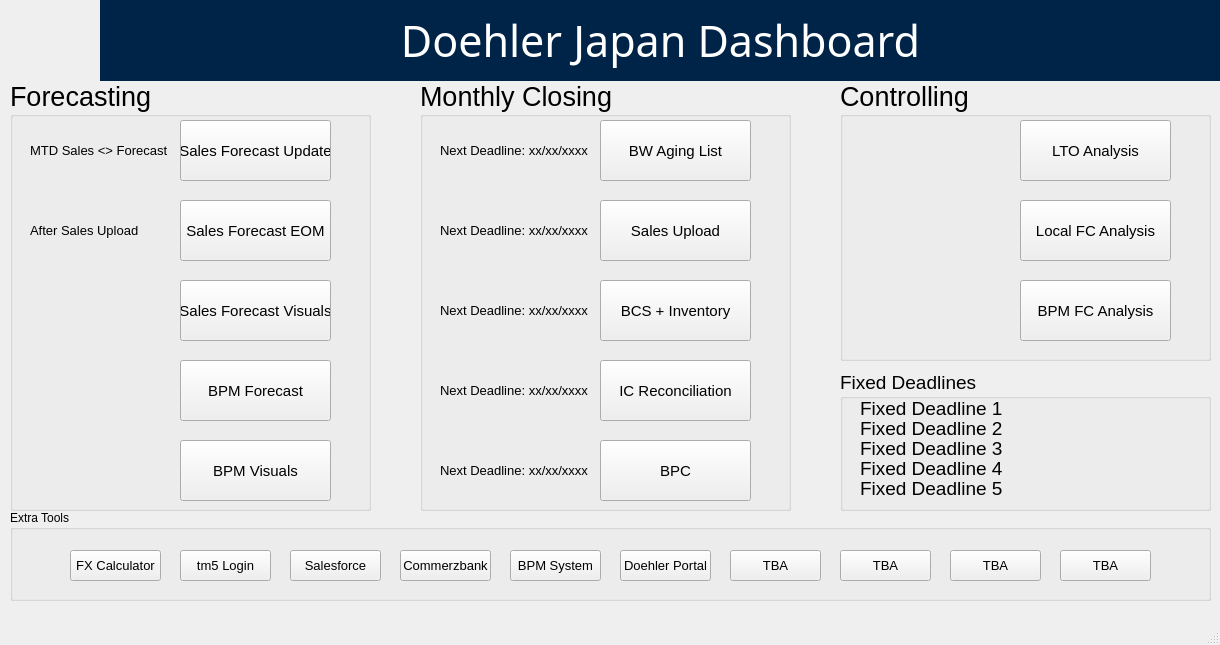
<?xml version="1.0" encoding="UTF-8"?>
<ui version="4.0">
 <class>Doehler_title</class>
 <widget class="QMainWindow" name="Doehler_title">
  <property name="enabled">
   <bool>true</bool>
  </property>
  <property name="geometry">
   <rect>
    <x>0</x>
    <y>0</y>
    <width>1220</width>
    <height>645</height>
   </rect>
  </property>
  <property name="minimumSize">
   <size>
    <width>1220</width>
    <height>645</height>
   </size>
  </property>
  <property name="maximumSize">
   <size>
    <width>1220</width>
    <height>645</height>
   </size>
  </property>
  <property name="windowTitle">
   <string>MainWindow</string>
  </property>
  <property name="autoFillBackground">
   <bool>false</bool>
  </property>
  <widget class="QWidget" name="centralwidget">
   <property name="enabled">
    <bool>true</bool>
   </property>
   <widget class="QLabel" name="app_title">
    <property name="geometry">
     <rect>
      <x>100</x>
      <y>0</y>
      <width>1121</width>
      <height>81</height>
     </rect>
    </property>
    <property name="maximumSize">
     <size>
      <width>16777215</width>
      <height>16777215</height>
     </size>
    </property>
    <property name="font">
     <font>
      <family>MS Reference Sans Serif</family>
      <pointsize>32</pointsize>
      <weight>50</weight>
      <bold>false</bold>
      <kerning>true</kerning>
     </font>
    </property>
    <property name="styleSheet">
     <string notr="true">background-color: rgb(0, 35, 72);
color: rgb(255, 255, 255);</string>
    </property>
    <property name="frameShape">
     <enum>QFrame::NoFrame</enum>
    </property>
    <property name="frameShadow">
     <enum>QFrame::Plain</enum>
    </property>
    <property name="midLineWidth">
     <number>0</number>
    </property>
    <property name="text">
     <string>Doehler Japan Dashboard</string>
    </property>
    <property name="textFormat">
     <enum>Qt::PlainText</enum>
    </property>
    <property name="alignment">
     <set>Qt::AlignCenter</set>
    </property>
    <property name="wordWrap">
     <bool>false</bool>
    </property>
   </widget>
   <widget class="QLabel" name="label">
    <property name="geometry">
     <rect>
      <x>0</x>
      <y>0</y>
      <width>101</width>
      <height>81</height>
     </rect>
    </property>
    <property name="text">
     <string/>
    </property>
    <property name="pixmap">
     <pixmap>../../.designer/backup/Images/DoehlerLogo.png</pixmap>
    </property>
    <property name="scaledContents">
     <bool>true</bool>
    </property>
   </widget>
   <widget class="QGroupBox" name="forecasting_box">
    <property name="geometry">
     <rect>
      <x>10</x>
      <y>80</y>
      <width>361</width>
      <height>431</height>
     </rect>
    </property>
    <property name="font">
     <font>
      <pointsize>20</pointsize>
     </font>
    </property>
    <property name="title">
     <string>Forecasting</string>
    </property>
    <widget class="QPushButton" name="sforecast_button">
     <property name="geometry">
      <rect>
       <x>170</x>
       <y>40</y>
       <width>151</width>
       <height>61</height>
      </rect>
     </property>
     <property name="font">
      <font>
       <pointsize>11</pointsize>
       <weight>50</weight>
       <bold>false</bold>
      </font>
     </property>
     <property name="text">
      <string>Sales Forecast Update</string>
     </property>
    </widget>
    <widget class="QPushButton" name="sforecast_eom_button">
     <property name="geometry">
      <rect>
       <x>170</x>
       <y>120</y>
       <width>151</width>
       <height>61</height>
      </rect>
     </property>
     <property name="font">
      <font>
       <pointsize>11</pointsize>
      </font>
     </property>
     <property name="text">
      <string>Sales Forecast EOM</string>
     </property>
    </widget>
    <widget class="QPushButton" name="sforecast_visuals_button">
     <property name="geometry">
      <rect>
       <x>170</x>
       <y>200</y>
       <width>151</width>
       <height>61</height>
      </rect>
     </property>
     <property name="font">
      <font>
       <pointsize>11</pointsize>
      </font>
     </property>
     <property name="text">
      <string>Sales Forecast Visuals</string>
     </property>
    </widget>
    <widget class="QPushButton" name="bpm_forecast_button">
     <property name="geometry">
      <rect>
       <x>170</x>
       <y>280</y>
       <width>151</width>
       <height>61</height>
      </rect>
     </property>
     <property name="font">
      <font>
       <pointsize>11</pointsize>
      </font>
     </property>
     <property name="text">
      <string>BPM Forecast</string>
     </property>
    </widget>
    <widget class="QPushButton" name="bpm_visuals_button">
     <property name="geometry">
      <rect>
       <x>170</x>
       <y>360</y>
       <width>151</width>
       <height>61</height>
      </rect>
     </property>
     <property name="font">
      <font>
       <pointsize>11</pointsize>
      </font>
     </property>
     <property name="text">
      <string>BPM Visuals</string>
     </property>
    </widget>
    <widget class="QLabel" name="forecast1_label">
     <property name="enabled">
      <bool>true</bool>
     </property>
     <property name="geometry">
      <rect>
       <x>20</x>
       <y>60</y>
       <width>141</width>
       <height>21</height>
      </rect>
     </property>
     <property name="sizePolicy">
      <sizepolicy hsizetype="Fixed" vsizetype="Fixed">
       <horstretch>0</horstretch>
       <verstretch>0</verstretch>
      </sizepolicy>
     </property>
     <property name="font">
      <font>
       <pointsize>10</pointsize>
      </font>
     </property>
     <property name="text">
      <string>MTD Sales &lt;&gt; Forecast</string>
     </property>
    </widget>
    <widget class="QLabel" name="forecast2_label">
     <property name="geometry">
      <rect>
       <x>20</x>
       <y>140</y>
       <width>151</width>
       <height>21</height>
      </rect>
     </property>
     <property name="font">
      <font>
       <pointsize>10</pointsize>
      </font>
     </property>
     <property name="text">
      <string>After Sales Upload</string>
     </property>
    </widget>
   </widget>
   <widget class="QGroupBox" name="monthly_box">
    <property name="geometry">
     <rect>
      <x>420</x>
      <y>80</y>
      <width>371</width>
      <height>431</height>
     </rect>
    </property>
    <property name="font">
     <font>
      <pointsize>20</pointsize>
      <weight>50</weight>
      <bold>false</bold>
     </font>
    </property>
    <property name="title">
     <string>Monthly Closing</string>
    </property>
    <widget class="QPushButton" name="bwaging_button">
     <property name="geometry">
      <rect>
       <x>180</x>
       <y>40</y>
       <width>151</width>
       <height>61</height>
      </rect>
     </property>
     <property name="font">
      <font>
       <pointsize>11</pointsize>
       <weight>50</weight>
       <bold>false</bold>
      </font>
     </property>
     <property name="text">
      <string>BW Aging List</string>
     </property>
    </widget>
    <widget class="QPushButton" name="salesupload_button">
     <property name="geometry">
      <rect>
       <x>180</x>
       <y>120</y>
       <width>151</width>
       <height>61</height>
      </rect>
     </property>
     <property name="font">
      <font>
       <pointsize>11</pointsize>
       <weight>50</weight>
       <bold>false</bold>
      </font>
     </property>
     <property name="text">
      <string>Sales Upload</string>
     </property>
    </widget>
    <widget class="QPushButton" name="bcs_button">
     <property name="geometry">
      <rect>
       <x>180</x>
       <y>200</y>
       <width>151</width>
       <height>61</height>
      </rect>
     </property>
     <property name="font">
      <font>
       <pointsize>11</pointsize>
       <weight>50</weight>
       <bold>false</bold>
      </font>
     </property>
     <property name="text">
      <string>BCS + Inventory</string>
     </property>
    </widget>
    <widget class="QPushButton" name="ic_button">
     <property name="geometry">
      <rect>
       <x>180</x>
       <y>280</y>
       <width>151</width>
       <height>61</height>
      </rect>
     </property>
     <property name="font">
      <font>
       <pointsize>11</pointsize>
       <weight>50</weight>
       <bold>false</bold>
      </font>
     </property>
     <property name="text">
      <string>IC Reconciliation</string>
     </property>
    </widget>
    <widget class="QPushButton" name="bpc_button">
     <property name="geometry">
      <rect>
       <x>180</x>
       <y>360</y>
       <width>151</width>
       <height>61</height>
      </rect>
     </property>
     <property name="font">
      <font>
       <pointsize>11</pointsize>
       <weight>50</weight>
       <bold>false</bold>
      </font>
     </property>
     <property name="text">
      <string>BPC</string>
     </property>
    </widget>
    <widget class="QLabel" name="monthly1_label">
     <property name="geometry">
      <rect>
       <x>20</x>
       <y>60</y>
       <width>151</width>
       <height>21</height>
      </rect>
     </property>
     <property name="font">
      <font>
       <pointsize>10</pointsize>
      </font>
     </property>
     <property name="text">
      <string>Next Deadline: xx/xx/xxxx</string>
     </property>
    </widget>
    <widget class="QLabel" name="monthly2_label">
     <property name="geometry">
      <rect>
       <x>20</x>
       <y>140</y>
       <width>151</width>
       <height>21</height>
      </rect>
     </property>
     <property name="font">
      <font>
       <pointsize>10</pointsize>
      </font>
     </property>
     <property name="text">
      <string>Next Deadline: xx/xx/xxxx</string>
     </property>
    </widget>
    <widget class="QLabel" name="monthly4_label">
     <property name="geometry">
      <rect>
       <x>20</x>
       <y>300</y>
       <width>151</width>
       <height>21</height>
      </rect>
     </property>
     <property name="font">
      <font>
       <pointsize>10</pointsize>
      </font>
     </property>
     <property name="text">
      <string>Next Deadline: xx/xx/xxxx</string>
     </property>
    </widget>
    <widget class="QLabel" name="monthly3_label">
     <property name="geometry">
      <rect>
       <x>20</x>
       <y>220</y>
       <width>151</width>
       <height>21</height>
      </rect>
     </property>
     <property name="font">
      <font>
       <pointsize>10</pointsize>
      </font>
     </property>
     <property name="text">
      <string>Next Deadline: xx/xx/xxxx</string>
     </property>
    </widget>
    <widget class="QLabel" name="monthly5_label">
     <property name="geometry">
      <rect>
       <x>20</x>
       <y>380</y>
       <width>151</width>
       <height>21</height>
      </rect>
     </property>
     <property name="font">
      <font>
       <pointsize>10</pointsize>
      </font>
     </property>
     <property name="text">
      <string>Next Deadline: xx/xx/xxxx</string>
     </property>
    </widget>
   </widget>
   <widget class="QGroupBox" name="groupBox_3">
    <property name="geometry">
     <rect>
      <x>10</x>
      <y>510</y>
      <width>1201</width>
      <height>91</height>
     </rect>
    </property>
    <property name="title">
     <string>Extra Tools</string>
    </property>
    <widget class="QPushButton" name="pushButton">
     <property name="geometry">
      <rect>
       <x>60</x>
       <y>40</y>
       <width>91</width>
       <height>31</height>
      </rect>
     </property>
     <property name="font">
      <font>
       <pointsize>10</pointsize>
      </font>
     </property>
     <property name="text">
      <string>FX Calculator</string>
     </property>
    </widget>
    <widget class="QPushButton" name="pushButton_5">
     <property name="geometry">
      <rect>
       <x>170</x>
       <y>40</y>
       <width>91</width>
       <height>31</height>
      </rect>
     </property>
     <property name="font">
      <font>
       <pointsize>10</pointsize>
      </font>
     </property>
     <property name="text">
      <string>tm5 Login</string>
     </property>
    </widget>
    <widget class="QPushButton" name="pushButton_6">
     <property name="geometry">
      <rect>
       <x>280</x>
       <y>40</y>
       <width>91</width>
       <height>31</height>
      </rect>
     </property>
     <property name="font">
      <font>
       <pointsize>10</pointsize>
      </font>
     </property>
     <property name="text">
      <string>Salesforce</string>
     </property>
    </widget>
    <widget class="QPushButton" name="pushButton_7">
     <property name="geometry">
      <rect>
       <x>390</x>
       <y>40</y>
       <width>91</width>
       <height>31</height>
      </rect>
     </property>
     <property name="font">
      <font>
       <pointsize>10</pointsize>
      </font>
     </property>
     <property name="text">
      <string>Commerzbank</string>
     </property>
    </widget>
    <widget class="QPushButton" name="pushButton_8">
     <property name="geometry">
      <rect>
       <x>500</x>
       <y>40</y>
       <width>91</width>
       <height>31</height>
      </rect>
     </property>
     <property name="font">
      <font>
       <pointsize>10</pointsize>
      </font>
     </property>
     <property name="text">
      <string>BPM System</string>
     </property>
    </widget>
    <widget class="QPushButton" name="pushButton_9">
     <property name="geometry">
      <rect>
       <x>610</x>
       <y>40</y>
       <width>91</width>
       <height>31</height>
      </rect>
     </property>
     <property name="font">
      <font>
       <pointsize>10</pointsize>
      </font>
     </property>
     <property name="text">
      <string>Doehler Portal</string>
     </property>
    </widget>
    <widget class="QPushButton" name="pushButton_10">
     <property name="geometry">
      <rect>
       <x>720</x>
       <y>40</y>
       <width>91</width>
       <height>31</height>
      </rect>
     </property>
     <property name="font">
      <font>
       <pointsize>10</pointsize>
      </font>
     </property>
     <property name="text">
      <string>TBA</string>
     </property>
    </widget>
    <widget class="QPushButton" name="pushButton_11">
     <property name="geometry">
      <rect>
       <x>830</x>
       <y>40</y>
       <width>91</width>
       <height>31</height>
      </rect>
     </property>
     <property name="font">
      <font>
       <pointsize>10</pointsize>
      </font>
     </property>
     <property name="text">
      <string>TBA</string>
     </property>
    </widget>
    <widget class="QPushButton" name="pushButton_12">
     <property name="geometry">
      <rect>
       <x>940</x>
       <y>40</y>
       <width>91</width>
       <height>31</height>
      </rect>
     </property>
     <property name="font">
      <font>
       <pointsize>10</pointsize>
      </font>
     </property>
     <property name="text">
      <string>TBA</string>
     </property>
    </widget>
    <widget class="QPushButton" name="pushButton_13">
     <property name="geometry">
      <rect>
       <x>1050</x>
       <y>40</y>
       <width>91</width>
       <height>31</height>
      </rect>
     </property>
     <property name="font">
      <font>
       <pointsize>10</pointsize>
      </font>
     </property>
     <property name="text">
      <string>TBA</string>
     </property>
    </widget>
   </widget>
   <widget class="QGroupBox" name="controlling_box">
    <property name="geometry">
     <rect>
      <x>840</x>
      <y>80</y>
      <width>371</width>
      <height>281</height>
     </rect>
    </property>
    <property name="font">
     <font>
      <pointsize>20</pointsize>
      <weight>50</weight>
      <bold>false</bold>
     </font>
    </property>
    <property name="title">
     <string>Controlling</string>
    </property>
    <widget class="QPushButton" name="lto_button">
     <property name="geometry">
      <rect>
       <x>180</x>
       <y>40</y>
       <width>151</width>
       <height>61</height>
      </rect>
     </property>
     <property name="font">
      <font>
       <pointsize>11</pointsize>
       <weight>50</weight>
       <bold>false</bold>
      </font>
     </property>
     <property name="text">
      <string>LTO Analysis</string>
     </property>
    </widget>
    <widget class="QPushButton" name="legal_button">
     <property name="geometry">
      <rect>
       <x>180</x>
       <y>120</y>
       <width>151</width>
       <height>61</height>
      </rect>
     </property>
     <property name="font">
      <font>
       <pointsize>11</pointsize>
       <weight>50</weight>
       <bold>false</bold>
      </font>
     </property>
     <property name="text">
      <string>Local FC Analysis</string>
     </property>
    </widget>
    <widget class="QPushButton" name="bpm_analysis_button">
     <property name="geometry">
      <rect>
       <x>180</x>
       <y>200</y>
       <width>151</width>
       <height>61</height>
      </rect>
     </property>
     <property name="font">
      <font>
       <pointsize>11</pointsize>
       <weight>50</weight>
       <bold>false</bold>
      </font>
     </property>
     <property name="text">
      <string>BPM FC Analysis</string>
     </property>
    </widget>
   </widget>
   <widget class="QGroupBox" name="deadlines_box">
    <property name="geometry">
     <rect>
      <x>840</x>
      <y>370</y>
      <width>371</width>
      <height>141</height>
     </rect>
    </property>
    <property name="font">
     <font>
      <pointsize>14</pointsize>
     </font>
    </property>
    <property name="title">
     <string>Fixed Deadlines</string>
    </property>
    <widget class="QLabel" name="deadline1_label">
     <property name="geometry">
      <rect>
       <x>20</x>
       <y>30</y>
       <width>341</width>
       <height>16</height>
      </rect>
     </property>
     <property name="text">
      <string>Fixed Deadline 1</string>
     </property>
    </widget>
    <widget class="QLabel" name="deadline2_label">
     <property name="geometry">
      <rect>
       <x>20</x>
       <y>50</y>
       <width>341</width>
       <height>16</height>
      </rect>
     </property>
     <property name="text">
      <string>Fixed Deadline 2</string>
     </property>
    </widget>
    <widget class="QLabel" name="deadline3_label">
     <property name="geometry">
      <rect>
       <x>20</x>
       <y>70</y>
       <width>341</width>
       <height>16</height>
      </rect>
     </property>
     <property name="text">
      <string>Fixed Deadline 3</string>
     </property>
    </widget>
    <widget class="QLabel" name="deadline4_label">
     <property name="geometry">
      <rect>
       <x>20</x>
       <y>90</y>
       <width>341</width>
       <height>16</height>
      </rect>
     </property>
     <property name="text">
      <string>Fixed Deadline 4</string>
     </property>
    </widget>
    <widget class="QLabel" name="deadline5_label">
     <property name="geometry">
      <rect>
       <x>20</x>
       <y>110</y>
       <width>341</width>
       <height>16</height>
      </rect>
     </property>
     <property name="text">
      <string>Fixed Deadline 5</string>
     </property>
    </widget>
   </widget>
  </widget>
  <widget class="QMenuBar" name="menubar">
   <property name="geometry">
    <rect>
     <x>0</x>
     <y>0</y>
     <width>1220</width>
     <height>22</height>
    </rect>
   </property>
  </widget>
  <widget class="QStatusBar" name="statusbar"/>
 </widget>
 <resources/>
 <connections/>
</ui>
